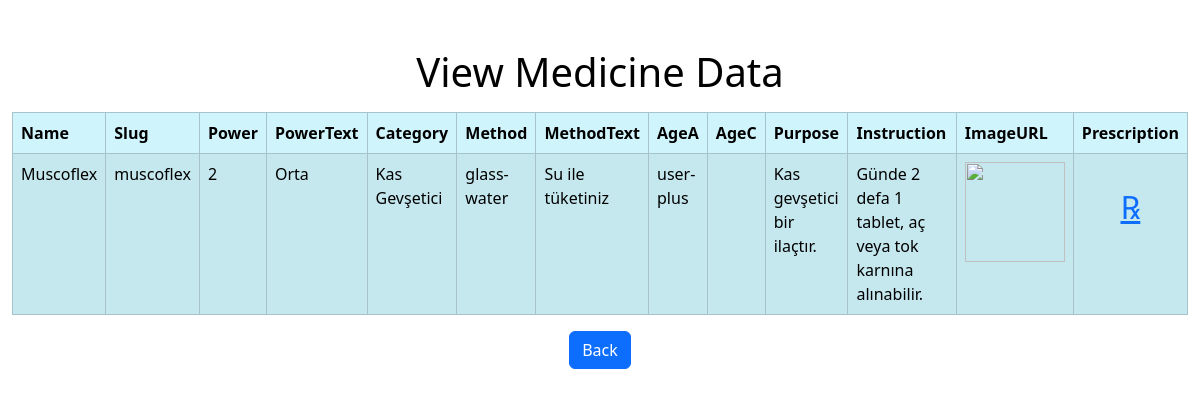
Screenshot of /pages/dashboard/read.php?id=3 with the database file from the repository.
### tables this page shows
CREATE TABLE `medicines` (
  `id` int(11) NOT NULL,
  `name` varchar(255) NOT NULL,
  `slug` varchar(255) NOT NULL,
  `power` int(11) NOT NULL,
  `powerText` varchar(255) NOT NULL,
  `category` varchar(255) NOT NULL,
  `method` varchar(255) NOT NULL,
  `methodText` varchar(255) NOT NULL,
  `ageA` varchar(255) NOT NULL,
  `ageC` varchar(255) DEFAULT NULL,
  `purpose` varchar(255) NOT NULL,
  `instruction` varchar(255) NOT NULL,
  `imageURL` varchar(255) NOT NULL,
  `prescription` varchar(255) NOT NULL
);

### pages/dashboard/read.php (the view, shortened to what this page needs)
<?php
if(isset($_GET["id"]) && !empty(trim($_GET["id"]))){
    require_once "config.php";
    $sql = "SELECT * FROM medicines WHERE id = ?";
    if($stmt = mysqli_prepare($link, $sql)){
        mysqli_stmt_bind_param($stmt, "i", $param_id);
        if(mysqli_stmt_execute($stmt)){
            $result = mysqli_stmt_get_result($stmt);
            if(mysqli_num_rows($result) == 1){
                $row = mysqli_fetch_array($result, MYSQLI_ASSOC);
            } else{
                header("location: error.php");
                exit();
            }
        } else{
            echo "Oops! Something went wrong. Please try again later.";
        }
    }
} else{
    header("location: error.php");
    exit();
}
?>
<!DOCTYPE html>
<html lang="en">
<head>
    <link rel="stylesheet" href="https://cdn.jsdelivr.net/npm/bootstrap@5.3.2/dist/css/bootstrap.min.css">
    <link rel="stylesheet" href="https://cdnjs.cloudflare.com/ajax/libs/font-awesome/6.4.2/css/all.min.css">
</head>
    <body>
        <div class="wrapper">
            <div class="container-fluid">
                <div class="row">
                    <div class="col-md-12">
                        <h1 class="mt-5 mb-3 text-black text-center fs-1">View Medicine Data</h1>
                        <table class="table table-info table-bordered table-striped">
                            <thead>
                                <tr>
                                    <th>Name</th>
                                    <th>Slug</th>
                                    <th>Power</th>
                                    <th>PowerText</th>
                                    <th>Category</th>
                                    <th>Method</th>
                                    <th>MethodText</th>
                                    <th>AgeA</th>
                                    <th>AgeC</th>
                                    <th>Purpose</th>
                                    <th>Instruction</th>
                                    <th>ImageURL</th>
                                    <th>Prescription</th>
                                </tr>
                            </thead>
                            <tbody>
                                <tr>
                                    <td><?php echo $row["name"]; ?></td>
                                    <td><?php echo $row["slug"]; ?></td>
                                    <td><?php echo $row["power"]; ?></td>
                                    <td><?php echo $row["powerText"]; ?></td>
                                    <td><?php echo $row["category"]; ?></td>
                                    <td><?php echo $row["method"]; ?></td>
                                    <td><?php echo $row["methodText"]; ?></td>
                                    <td><?php echo $row["ageA"]; ?></td>
                                    <td><?php echo $row["ageC"]; ?></td>
                                    <td><?php echo $row["purpose"]; ?></td>
                                    <td><?php echo $row["instruction"]; ?></td>
                                    <td>
                                        <a href="<?php echo $row["imageURL"]; ?>" target="_blank">
                                        <img src="<?php echo $row["imageURL"]; ?>" alt="" style="width:100px; height:100px;">
                                        </a>
                                    </td>
                                    <td>
                                        <a href="<?php echo $row["prescription"]; ?>" class='d-flex justify-content-center align-items-center fs-2' target="_blank" style="height:90px">&rx;</a>
                                    </td>
                                </tr>
                            </tbody>
                        </table>
                        <p class="text-center"><a href="index.php" class="btn btn-primary">Back</a></p>
                    </div>
                </div>
            </div>
        </div>
    </body>
</html>

### pages/dashboard/read.php (style rules this page uses)
.wrapper { width: 100%; margin: 0 auto; }

### rows the page displays
medicines: name "Muscoflex", slug "muscoflex", power "2", powerText "Orta", category "Kas Gevşetici", method "glass-water", methodText "Su ile tüketiniz", ageA "user-plus", purpose "Kas gevşetici bir ilaçtır.", instruction "Günde 2 defa 1 tablet, aç veya tok karnına alınabilir."
